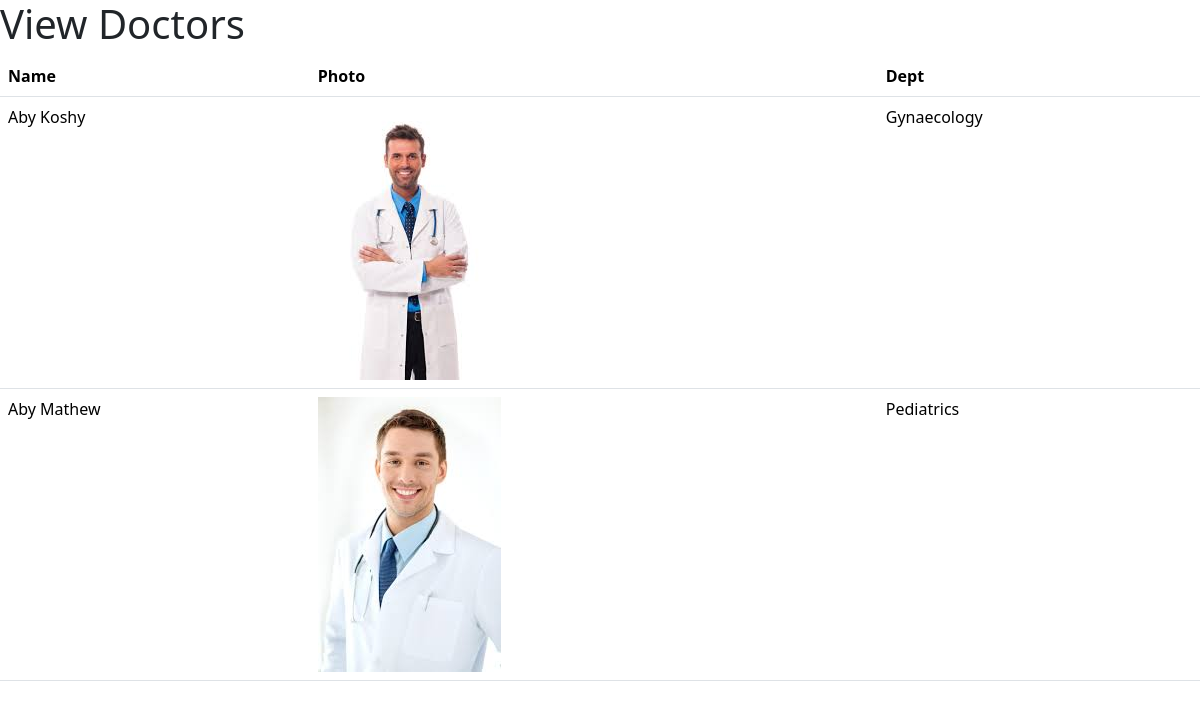
Screenshot of /viewDoc with the database file from the repository.
### hosp_app/models.py (models this page shows, shortened)
class doc_tbl(models.Model):
    doc_name = models.CharField(max_length= 50)
    doc_img = models.FileField(upload_to="pictures")
    dept_name = models.ForeignKey(dept_tbl,on_delete=models.CASCADE)

class dept_tbl(models.Model):
    name = models.CharField(max_length= 50)
    des = models.CharField(max_length= 100)
    def __str__(self):
        return self.name

### hosp_app/views.py (the view)
# urls.py: path('viewDoc',views.viewDoc,name='viewDoc'),
def viewDoc(request):
    data = doc_tbl.objects.all()
    return render(request,"viewDoc.html",{"data":data})

### templates/viewDoc.html (shortened to what this page needs)
<!doctype html>
<html lang="en">
    <head>
        <link
            href="https://cdn.jsdelivr.net/npm/bootstrap@5.3.2/dist/css/bootstrap.min.css"
            rel="stylesheet"
        />
    </head>
    <body>
        <main>
            <h1>View Doctors</h1>
            <table class="table">
                <thead>
                     <tr>
                        <th>Name</th>
                        <th>Photo</th>
                        <th>Dept</th>
                    </tr>
                </thead>
                <tbody>
                    {% for i in data %}
                    <tr>
                        <td>{{i.doc_name}}</td>
                        <td><img src = "{{i.doc_img.url}}"></td>
                        <td>{{i.dept_name}}</td>
                    </tr>
                    {% endfor %}
                </tbody>
            </table>
        </main>
    </body>
</html>

### rows the page displays
doc_tbl: doc_name "Aby Koshy", doc_img (picture), dept_name "Gynaecology"
doc_tbl: doc_name "Aby Mathew", doc_img (picture), dept_name "Pediatrics"
